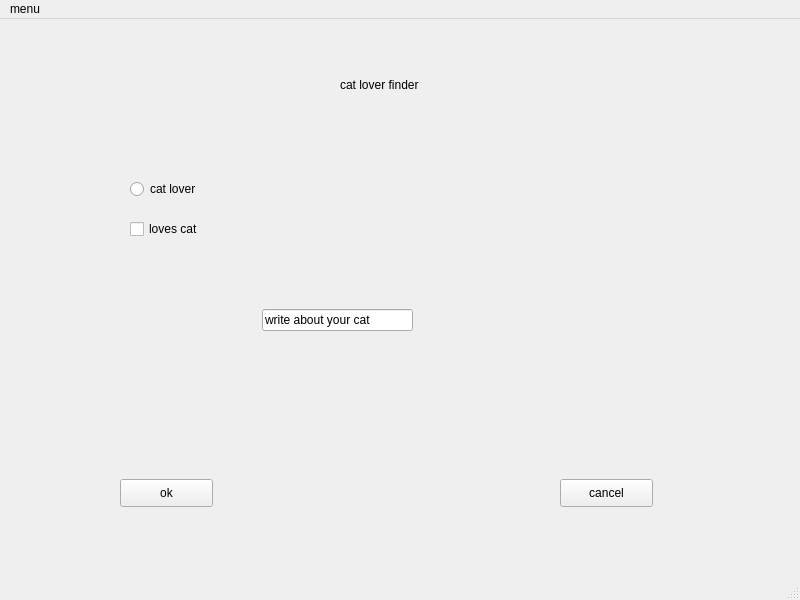
<?xml version="1.0" encoding="UTF-8"?>
<ui version="4.0">
 <class>MainWindow</class>
 <widget class="QMainWindow" name="MainWindow">
  <property name="geometry">
   <rect>
    <x>0</x>
    <y>0</y>
    <width>800</width>
    <height>600</height>
   </rect>
  </property>
  <property name="windowTitle">
   <string>MainWindow</string>
  </property>
  <widget class="QWidget" name="centralwidget">
   <widget class="QPushButton" name="pushButton">
    <property name="geometry">
     <rect>
      <x>120</x>
      <y>460</y>
      <width>93</width>
      <height>28</height>
     </rect>
    </property>
    <property name="text">
     <string>ok</string>
    </property>
   </widget>
   <widget class="QRadioButton" name="radioButton">
    <property name="geometry">
     <rect>
      <x>130</x>
      <y>160</y>
      <width>95</width>
      <height>20</height>
     </rect>
    </property>
    <property name="text">
     <string>cat lover</string>
    </property>
   </widget>
   <widget class="QPushButton" name="pushButton_2">
    <property name="geometry">
     <rect>
      <x>560</x>
      <y>460</y>
      <width>93</width>
      <height>28</height>
     </rect>
    </property>
    <property name="text">
     <string>cancel</string>
    </property>
   </widget>
   <widget class="QCheckBox" name="checkBox">
    <property name="geometry">
     <rect>
      <x>130</x>
      <y>200</y>
      <width>81</width>
      <height>20</height>
     </rect>
    </property>
    <property name="text">
     <string>loves cat</string>
    </property>
   </widget>
   <widget class="QLabel" name="label">
    <property name="geometry">
     <rect>
      <x>340</x>
      <y>30</y>
      <width>211</width>
      <height>71</height>
     </rect>
    </property>
    <property name="text">
     <string>cat lover finder</string>
    </property>
   </widget>
   <widget class="QLineEdit" name="lineEdit">
    <property name="geometry">
     <rect>
      <x>262</x>
      <y>290</y>
      <width>151</width>
      <height>22</height>
     </rect>
    </property>
    <property name="text">
     <string>write about your cat</string>
    </property>
   </widget>
  </widget>
  <widget class="QMenuBar" name="menubar">
   <property name="geometry">
    <rect>
     <x>0</x>
     <y>0</y>
     <width>800</width>
     <height>26</height>
    </rect>
   </property>
   <widget class="QMenu" name="menumenu">
    <property name="title">
     <string>menu</string>
    </property>
    <addaction name="actionnothing_here"/>
    <addaction name="actionexit"/>
   </widget>
   <addaction name="menumenu"/>
  </widget>
  <widget class="QStatusBar" name="statusbar"/>
  <action name="actionnothing_here">
   <property name="text">
    <string>nothing here</string>
   </property>
  </action>
  <action name="actionexit">
   <property name="text">
    <string>exit</string>
   </property>
  </action>
 </widget>
 <resources/>
 <connections/>
</ui>
